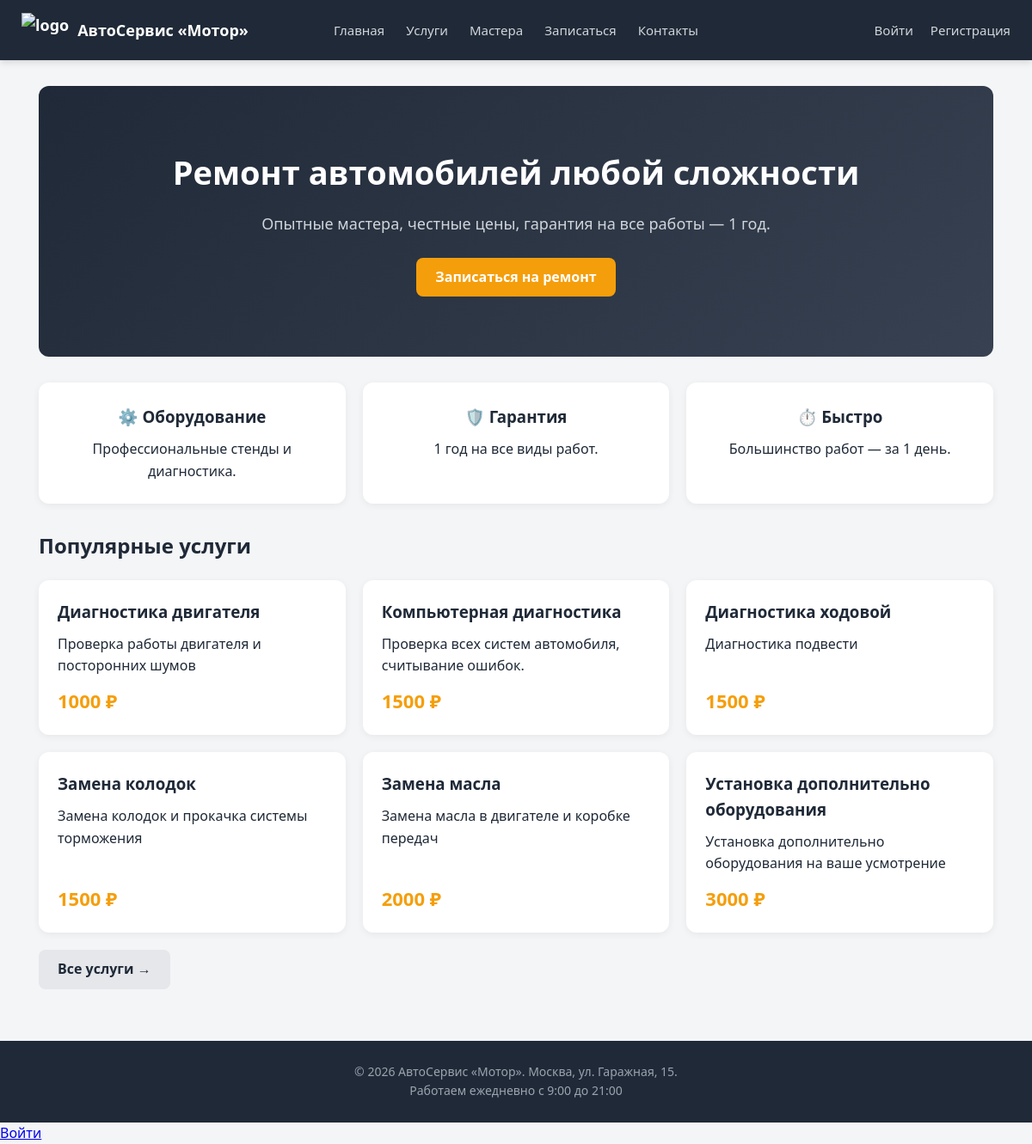
The page / on the database its author committed.
### main/models.py (models this page shows, shortened)
class Service(models.Model):
    category = models.ForeignKey(
        ServiceCategory,
        on_delete=models.CASCADE,
        related_name='services',
        verbose_name="Категория",
    )
    name = models.CharField("Название услуги", max_length=200)
    description = models.TextField("Описание")
    price = models.DecimalField("Цена, ₽", max_digits=10, decimal_places=2)
    duration = models.PositiveIntegerField("Длительность, мин", default=60)
    is_active = models.BooleanField("Активна", default=True)
    class Meta:
        verbose_name = "Услуга"
        verbose_name_plural = "Услуги"
        ordering = ['category', 'name']

### main/views.py (the view)
# urls.py: path('', views.home, name='home'),
def home(request):
    popular = Service.objects.filter(is_active=True).order_by('price')[:6]
    return render(request, 'home.html', {'popular_services': popular})

### config/templates/home.html (shortened to what this page needs)
{% extends "base.html" %}
{% block content %}
<section class="hero">
    <h1>Ремонт автомобилей любой сложности</h1>
    <p>Опытные мастера, честные цены, гарантия на все работы — 1 год.</p>
    <a href="{% url 'appointment' %}" class="btn btn-primary">Записаться на ремонт</a>
</section>
<section class="features">
    <div class="feature">
        <h3>⚙️ Оборудование</h3>
        <p>Профессиональные стенды и диагностика.</p>
    </div>
    <div class="feature">
        <h3>🛡️ Гарантия</h3>
        <p>1 год на все виды работ.</p>
    </div>
    <div class="feature">
        <h3>⏱️ Быстро</h3>
        <p>Большинство работ — за 1 день.</p>
    </div>
</section>
<section>
    <h2>Популярные услуги</h2>
    <div class="cards">
        {% for s in popular_services %}
            <div class="card">
                <h3>{{ s.name }}</h3>
                <p>{{ s.description|truncatewords:15 }}</p>
                <div class="price">{{ s.price|floatformat:0 }} ₽</div>
            </div>
        {% endfor %}
    </div>
    <p><a href="{% url 'services' %}" class="btn">Все услуги →</a></p>
</section>
{% endblock %}

### config/templates/base.html (shortened to what this page needs)
{% load static %}
<!doctype html>
<html lang="ru">
<head>
    <link href="{% static 'css/style.css' %}" rel="stylesheet">
</head>
<body>
    <header style="background: #1f2937; box-shadow: 0 2px 8px rgba(0,0,0,.15); padding: 15px 20px; position: sticky; top: 0; z-index: 100;">
        <div style="display: flex; align-items: center; justify-content: space-between; max-width: 1150px; margin: 0 auto;">
            <div style="flex: 1; display: flex; justify-content: flex-start;">
                <a href="{% url 'home' %}" style="display: flex; align-items: center; gap: 10px; color: #fff; text-decoration: none; font-weight: 700; font-size: 18px; font-family: 'Segoe UI', Arial, sans-serif;">
                    <img src="{% static 'img/logo.png' %}" alt="logo" height="40">
                    <span>АвтоСервис «Мотор»</span>
                </a>
            </div>
            <nav style="flex: 1; display: flex; justify-content: center; gap: 25px;">
                <a href="{% url 'home' %}" style="color: #d1d5db; text-decoration: none; font-weight: 500; font-size: 15px; font-family: 'Segoe UI', Arial, sans-serif;">Главная</a>
                <a href="{% url 'services' %}" style="color: #d1d5db; text-decoration: none; font-weight: 500; font-size: 15px; font-family: 'Segoe UI', Arial, sans-serif;">Услуги</a>
                <a href="{% url 'masters' %}" style="color: #d1d5db; text-decoration: none; font-weight: 500; font-size: 15px; font-family: 'Segoe UI', Arial, sans-serif;">Мастера</a>
                <a href="{% url 'appointment' %}" style="color: #d1d5db; text-decoration: none; font-weight: 500; font-size: 15px; font-family: 'Segoe UI', Arial, sans-serif;">Записаться</a>
                <a href="{% url 'contacts' %}" style="color: #d1d5db; text-decoration: none; font-weight: 500; font-size: 15px; font-family: 'Segoe UI', Arial, sans-serif;">Контакты</a>
            </nav>
            <div style="flex: 1; display: flex; justify-content: flex-end; align-items: center; gap: 20px;">
                {% if user.is_authenticated %}
                    <a href="{% url 'profile' %}" style="color: #d1d5db; text-decoration: none; font-weight: 500; font-size: 15px; font-family: 'Segoe UI', Arial, sans-serif;">Кабинет ({{ user.username }})</a>
                    <form action="{% url 'logout' %}" method="post" style="display: inline; margin: 0; padding: 0;">
                        {% csrf_token %}
                        <button type="submit" style="background: transparent; border: none; color: #d1d5db; font-weight: 500; font-size: 15px; font-family: 'Segoe UI', Arial, sans-serif; cursor: pointer; padding: 0;">Выйти</button>
                    </form>
                {% else %}
                    <a href="{% url 'login' %}" style="color: #d1d5db; text-decoration: none; font-weight: 500; font-size: 15px; font-family: 'Segoe UI', Arial, sans-serif;">Войти</a>
                    <a href="{% url 'register' %}" style="color: #d1d5db; text-decoration: none; font-weight: 500; font-size: 15px; font-family: 'Segoe UI', Arial, sans-serif;">Регистрация</a>
                {% endif %}
            </div>
        </div>
    </header>
<main class="container">
    {% block content %}{% endblock %}
</main>
<footer class="footer">
    <div class="container">
        <p>© 2026 АвтоСервис «Мотор». Москва, ул. Гаражная, 15.</p>
        <p>Работаем ежедневно с 9:00 до 21:00</p>
    </div>
</footer>
</body>
</html>
{% if user.is_authenticated %}
    <a href="{% url 'profile' %}">Кабинет ({{ user.username }})</a>
    <form action="{% url 'logout' %}" method="post" style="display:inline;">
    {% csrf_token %}
    <button type="submit" style="background:none; border:none; color:#d1d5db; cursor:pointer; font-family:inherit; font-size:inherit; padding:0;">
        Выйти
    </button>
</form>
{% else %}
    <a href="{% url 'login' %}">Войти</a>
{% endif %}

### config/static/css/style.css (style rules this page uses)
* { box-sizing: border-box; margin: 0; padding: 0; }
body { font-family: 'Segoe UI', Arial, sans-serif; background: #f4f5f7; color: #1f2937; line-height: 1.6; }
.container { max-width: 1150px; margin: 0 auto; padding: 0 20px; }
.hero { background: linear-gradient(135deg, #1f2937 0%, #374151 100%); color: #fff; padding: 70px 40px; border-radius: 12px; margin: 30px 0; text-align: center; }
.hero h1 { font-size: 38px; margin-bottom: 15px; }
.hero p { font-size: 18px; margin-bottom: 25px; color: #d1d5db; }
.btn { display: inline-block; padding: 10px 22px; background: #e5e7eb; color: #1f2937; border-radius: 8px; text-decoration: none; border: none; cursor: pointer; font-weight: 600; transition: background .2s; }
.btn-primary { background: #f59e0b; color: #fff; }
.features { display: grid; grid-template-columns: repeat(3, 1fr); gap: 20px; margin: 30px 0; }
.feature { background: #fff; padding: 25px; border-radius: 12px; text-align: center; box-shadow: 0 2px 8px rgba(0,0,0,.06); }
.feature h3 { margin-bottom: 10px; }
.cards { display: grid; grid-template-columns: repeat(auto-fill, minmax(280px, 1fr)); gap: 20px; margin: 20px 0; }
.card { background: #fff; padding: 22px; border-radius: 12px; box-shadow: 0 2px 8px rgba(0,0,0,.06); display: flex; flex-direction: column; gap: 10px; }
.card h3 { color: #1f2937; }
.card .price { font-size: 22px; font-weight: 700; color: #f59e0b; margin-top: auto; }
.footer { background: #1f2937; color: #9ca3af; text-align: center; padding: 25px 20px; margin-top: 60px; }
.footer p { font-size: 14px; }

### rows shown on the page
Service: name "Диагностика двигателя", description "Проверка работы двигателя и посторонних шумов", price "1000"
Service: name "Компьютерная диагностика", description "Проверка всех систем автомобиля, считывание ошибок.", price "1500"
Service: name "Диагностика ходовой", description "Диагностика подвести", price "1500"
Service: name "Замена колодок", description "Замена колодок и прокачка системы торможения", price "1500"
Service: name "Замена масла", description "Замена масла в двигателе и коробке передач", price "2000"
Service: name "Установка дополнительно оборудования", description "Установка дополнительно оборудования на ваше усмотрение", price "3000"
